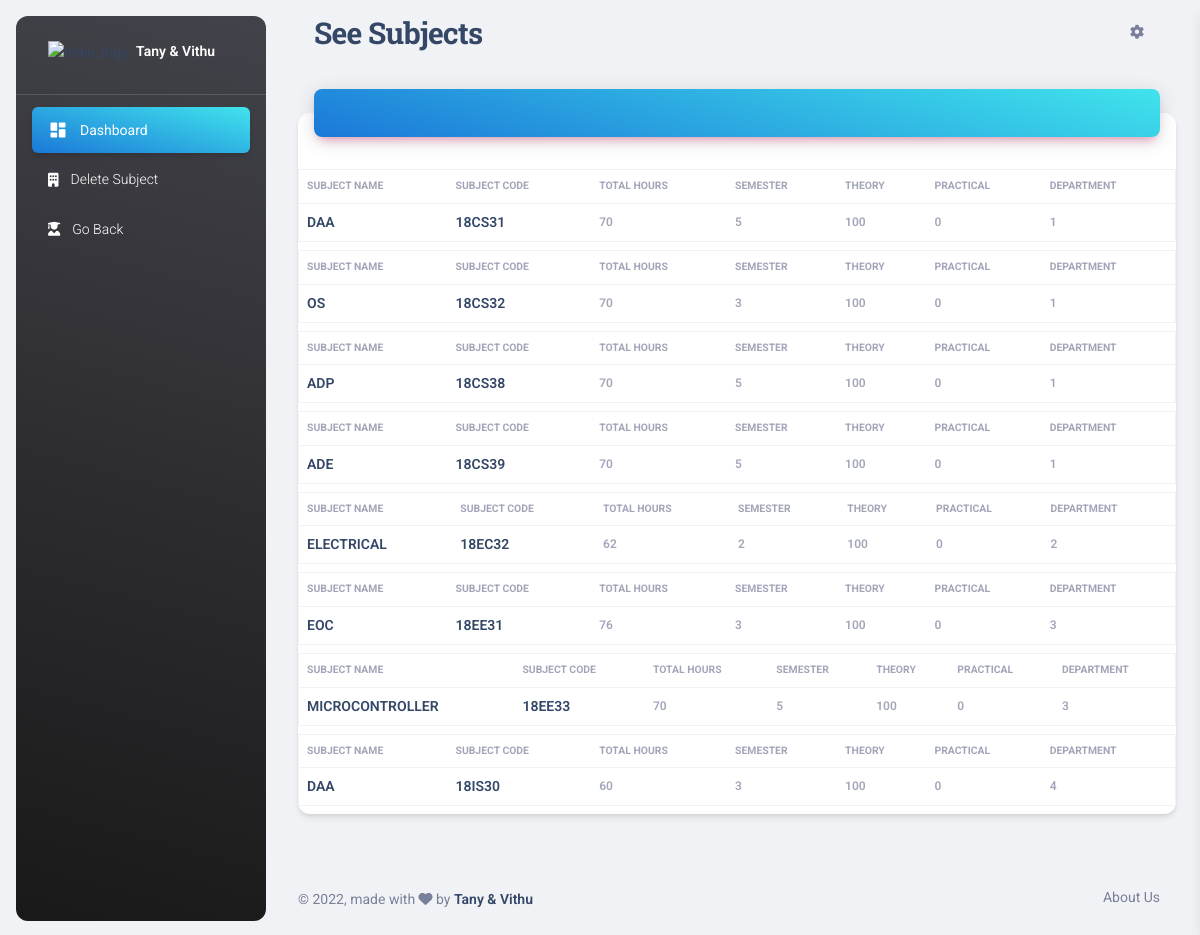
The app's page /seesub.php with its own data.
### tables this page shows
CREATE TABLE `subjects` (
  `subname` varchar(50) NOT NULL,
  `subcode` varchar(50) NOT NULL,
  `tot_hours` int(20) NOT NULL,
  `year` int(10) NOT NULL,
  `theory` int(10) NOT NULL,
  `practical` int(10) NOT NULL,
  `sem` varchar(20) NOT NULL,
  `dnum` varchar(10) NOT NULL
);

### seesub.php (the view, shortened to what this page needs)
<?php
  $conn = mysqli_connect('localhost','root','','collegedb');
?>
<!DOCTYPE html>
<html lang="en">
<head>
  <link href="assets/css/nucleo-icons.css" rel="stylesheet" />
  <link href="assets/css/nucleo-svg.css" rel="stylesheet" />
  <link id="pagestyle" href="assets/css/material-dashboard.css?v=3.0.0" rel="stylesheet" />
</head>
<body class="g-sidenav-show  bg-gray-200">
  <aside class="sidenav navbar navbar-vertical navbar-expand-xs border-0 border-radius-xl my-3 fixed-start ms-3   bg-gradient-dark" id="sidenav-main">
    <div class="sidenav-header">
      <a class="navbar-brand m-0"  >
        <img src="#" class="navbar-brand-img h-100" alt="main_logo">
        <span class="ms-1 font-weight-bold text-white">Tany & Vithu</span>
      </a>
    </div>
    <hr class="horizontal light mt-0 mb-2">
    <div class="collapse navbar-collapse  w-auto  max-height-vh-100" id="sidenav-collapse-main">
      <ul class="navbar-nav">
        <li class="nav-item">
          <a class="nav-link text-white active bg-gradient-primary" >
            <div class="text-white text-center me-2 d-flex align-items-center justify-content-center">
              <i class="material-icons opacity-10">dashboard</i>
            </div>
            <span class="nav-link-text ms-1">Dashboard</span>
          </a>
        </li>
        <li class="nav-item">
          <a class="nav-link text-white " href="delsub.php">
            <div class="text-white text-center me-2 d-flex align-items-center justify-content-center">
              <i class="fas fa-building"></i>
            </div>
            <span class="nav-link-text ms-1">Delete Subject</span>
          </a>
        </li>
        <li class="nav-item">
          <a class="nav-link text-white " href="subject.php">
            <div class="text-white text-center me-2 d-flex align-items-center justify-content-center">
              <i class="fas fa-user-graduate"></i>
            </div>
            <span class="nav-link-text ms-1">Go Back</span>
          </a>
        </li>
  </aside>
  <main class="main-content position-relative max-height-vh-100 h-100 border-radius-lg ">
    <nav class="navbar navbar-main navbar-expand-lg px-0 mx-4 shadow-none border-radius-xl" id="navbarBlur" navbar-scroll="true">
      <div class="container-fluid py-1 px-3">
        <nav aria-label="breadcrumb">
          <h3 class="font-weight-bolder mb-0">See Subjects</h3>
        </nav>
        <div class="collapse navbar-collapse mt-sm-0 mt-2 me-md-0 me-sm-4" id="navbar">
          <ul class="navbar-nav  justify-content-end">
            <li class="nav-item px-3 d-flex align-items-center">
              <a href="javascript:;" class="nav-link text-body p-0">
                <i class="fa fa-cog fixed-plugin-button-nav cursor-pointer"></i>
              </a>
            </li>
          </ul>
        </div>
      </div>
    </nav>
     <div class="container-fluid py-4">
      <div class="row">
        <div class="col-12">
          <div class="card my-4">
            <div class="card-header p-0 position-relative mt-n4 mx-3 z-index-2">
              <div class="bg-gradient-primary shadow-primary border-radius-lg pt-4 pb-3">
              </div>
            </div>
            <div class="card-body px-0 pb-2">
              <div class="table-responsive p-0">
              <?php
    $query = "SELECT * FROM subjects";
    $result = mysqli_query($conn, $query);
    if(mysqli_num_rows($result)>0){
      while($row = mysqli_fetch_array($result)){
    ?>
                <table class="table align-items-center mb-0" border = 1 cellspacing = 0 cellpadding = 10>
                  <tr>
                    <th  class="text-uppercase  text-xxs font-weight-bolder opacity-7">subject name</th>
                      <th  class="text-uppercase  text-xxs font-weight-bolder opacity-7">Subject Code</th>
                      <th  class="text-uppercase  text-xxs font-weight-bolder opacity-7">Total hours</th>
                      <th  class="text-uppercase  text-xxs font-weight-bolder opacity-7">Semester</th>
                      <th  class="text-uppercase  text-xxs font-weight-bolder opacity-7">Theory</th>
                      <th  class="text-uppercase  text-xxs font-weight-bolder opacity-7">practical</th>
                      <th  class="text-uppercase  text-xxs font-weight-bolder opacity-7">Department</th>
                    </tr>
                  <tr>
                        <div class="d-flex px-2 py-1">
                          <div>
                      <td class="text-uppercase ">
                      <div class="d-flex flex-column justify-content-center">
                            <h6 class="mb-0 text-sm"><?php echo $row["subname"]; ?></h6>
                          </td>
                        </div>
                    </div>
                      <td  class="text-uppercase ">
                         <h6 class="mb-0 text-sm"> <?php echo $row["subcode"]; ?></h6>
                        </td>
                      <td  class="text-uppercase text-secondary text-xxs font-weight-bolder opacity-7">
                      <p class="text-xs font-weight-bold mb-0"><?php echo $row["tot_hours"]; ?></p>
                      </td>
                      <td  class="text-uppercase text-secondary text-xxs font-weight-bolder opacity-7">
                      <p class="text-xs font-weight-bold mb-0"><?php echo $row["year"]; ?></p>
                      </td>
                      <td  class="text-uppercase text-secondary text-xxs font-weight-bolder opacity-7">
                      <p class="text-xs font-weight-bold mb-0"><?php echo $row["theory"]; ?></p>
                      </td>
                      <td  class="text-uppercase text-secondary text-xxs font-weight-bolder opacity-7">
                      <p class="text-xs font-weight-bold mb-0"> <?php echo $row["practical"]; ?></p>
                      </td>
                      <td  class="text-uppercase text-secondary text-xxs font-weight-bolder opacity-7">
                      <p class="text-xs font-weight-bold mb-0"><?php echo $row["dnum"]; ?></p>
                      </td>
                    </tr>
                </table>
                <?php
      }
    } else {
    ?>
    <?php
    }
    ?>
              </div>
            </div>
          </div>
        </div>
      </div>
  </div>
      <footer class="footer py-4  ">
        <div class="container-fluid">
          <div class="row align-items-center justify-content-lg-between">
            <div class="col-lg-6 mb-lg-0 mb-4">
              <div class="copyright text-center text-sm text-muted text-lg-start">
                © ,
                made with <i class="fa fa-heart"></i> by
                <a href="#" class="font-weight-bold" >Tany & Vithu</a>
              </div>
            </div>
            <div class="col-lg-6">
              <ul class="nav nav-footer justify-content-center justify-content-lg-end">
                <li class="nav-item">
                  <a href="#" class="nav-link text-muted" target="#">About Us</a>
                </li>
              </ul>
            </div>
          </div>
        </div>
      </footer>
  </main>
</body>
</html>

### records on screen
subjects: subname "DAA", subcode "18CS31", tot_hours "70", year "5", theory "100", practical "0", dnum "1"
subjects: subname "OS", subcode "18CS32", tot_hours "70", year "3", theory "100", practical "0", dnum "1"
subjects: subname "ADP", subcode "18CS38", tot_hours "70", year "5", theory "100", practical "0", dnum "1"
subjects: subname "ADE", subcode "18CS39", tot_hours "70", year "5", theory "100", practical "0", dnum "1"
subjects: subname "ELECTRICAL", subcode "18EC32", tot_hours "62", year "2", theory "100", practical "0", dnum "2"
subjects: subname "EOC", subcode "18EE31", tot_hours "76", year "3", theory "100", practical "0", dnum "3"
subjects: subname "MICROCONTROLLER", subcode "18EE33", tot_hours "70", year "5", theory "100", practical "0", dnum "3"
subjects: subname "DAA", subcode "18IS30", tot_hours "60", year "3", theory "100", practical "0", dnum "4"
